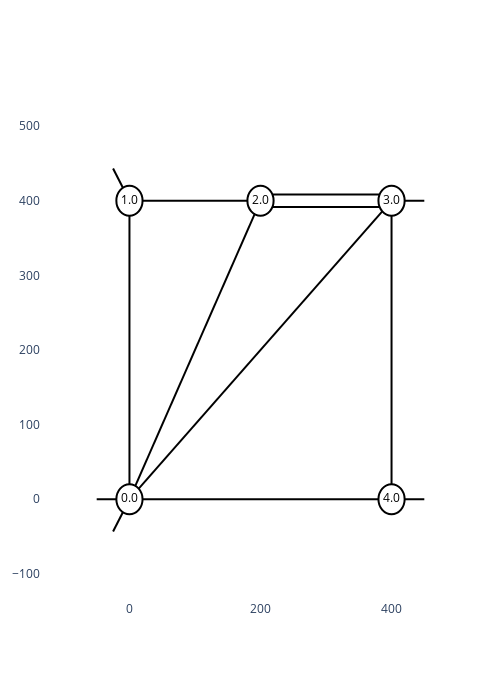

Notebook source saved alongside this figure:
### Markdown cell above
And now we can know the cause for this problem: all the powerlines that could provide power on the bottom right load are overloaded in this situation, so the protection worked and disconnect them to prevent hurting the surroundings.

### Code cell
display_mod = "plotly"  # "plotly" "matplotlib", "pygame"
plot_helper = Plotting(env.observation_space, display_mod=display_mod)
import plotly.graph_objects as go
fig = go.Figure()
fig = plot_helper.plot_info(fig=fig,line_info=[None for el in range(env.n_line)],
                          load_info=[None for el in range(env.n_load)],
                          gen_info=[None for el in range(env.n_gen)],#env.gen_pmax,
                          sub_info=[i for i in range(env.n_sub)],
                           display=False)
fig.update_layout(autosize=False, width=500, height=700)
fig.show()

### Figure 1 — Plotly figure (JSON) as saved in the notebook; plotly's stock layout.template omitted (floating-point values rounded to 4 significant figures)
{"data": [{"mode": "text", "showlegend": false, "text": ["0.0"], "textfont": {"color": "black"}, "type": "scatter", "x": [0], "y": [0]}, {"mode": "text", "showlegend": false, "text": ["1.0"], "textfont": {"color": "black"}, "type": "scatter", "x": [0], "y": [400]}, {"mode": "text", "showlegend": false, "text": ["2.0"], "textfont": {"color": "black"}, "type": "scatter", "x": [200], "y": [400]}, {"mode": "text", "showlegend": false, "text": ["3.0"], "textfont": {"color": "black"}, "type": "scatter", "x": [400], "y": [400]}, {"mode": "text", "showlegend": false, "text": ["4.0"], "textfont": {"color": "black"}, "type": "scatter", "x": [400], "y": [0]}, {"mode": "text", "showlegend": false, "text": [null], "textfont": {"color": "black"}, "type": "scatter", "x": [1.225e-15], "y": [200]}, {"mode": "text", "showlegend": false, "text": [null], "textfont": {"color": "black"}, "type": "scatter", "x": [100.0], "y": [200]}, {"mode": "text", "showlegend": false, "text": [null], "textfont": {"color": "black"}, "type": "scatter", "x": [200], "y": [200]}, {"mode": "text", "showlegend": false, "text": [null], "textfont": {"color": "black"}, "type": "scatter", "x": [200], "y": [-1.225e-15]}, {"mode": "text", "showlegend": false, "text": [null], "textfont": {"color": "black"}, "type": "scatter", "x": [100], "y": [400]}, {"mode": "text", "showlegend": false, "text": [null], "textfont": {"color": "black"}, "type": "scatter", "x": [300], "y": [408.5]}, {"mode": "text", "showlegend": false, "text": [null], "textfont": {"color": "black"}, "type": "scatter", "x": [300], "y": [391.5]}, {"mode": "text", "showlegend": false, "text": [null], "textfont": {"color": "black"}, "type": "scatter", "x": [400], "y": [200]}, {"mode": "text", "showlegend": false, "text": [null], "textfont": {"color": "black"}, "type": "scatter", "x": [-70], "y": [8.573e-15]}, {"mode": "text", "showlegend": false, "text": [null], "textfont": {"color": "black"}, "type": "scatter", "x": [470], "y": [400]}, {"mode": "text", "showlegend": false, "text": [null], "textfont": {"color": "black"}, "type": "scatter", "x": [470], "y": [0]}, {"mode": "text", "showlegend": false, "text": [null], "textfont": {"color": "black"}, "type": "scatter", "x": [-35.0], "y": [-60.62]}, {"mode": "text", "showlegend": false, "text": [null], "textfont": {"color": "black"}, "type": "scatter", "x": [-35.0], "y": [460.6]}], "layout": {"autosize": false, "height": 700, "margin": {"b": 100, "l": 20, "r": 20}, "plot_bgcolor": "white", "shapes": [{"layer": "below", "line": {"color": "black"}, "type": "circle", "x0": -20, "x1": 20, "xref": "x", "y0": -20, "y1": 20, "yref": "y"}, {"layer": "below", "line": {"color": "black"}, "type": "circle", "x0": -20, "x1": 20, "xref": "x", "y0": 380, "y1": 420, "yref": "y"}, {"layer": "below", "line": {"color": "black"}, "type": "circle", "x0": 180, "x1": 220, "xref": "x", "y0": 380, "y1": 420, "yref": "y"}, {"layer": "below", "line": {"color": "black"}, "type": "circle", "x0": 380, "x1": 420, "xref": "x", "y0": 380, "y1": 420, "yref": "y"}, {"layer": "below", "line": {"color": "black"}, "type": "circle", "x0": 380, "x1": 420, "xref": "x", "y0": -20, "y1": 20, "yref": "y"}, {"layer": "below", "line": {"color": "black"}, "type": "line", "x0": 1.225e-15, "x1": 1.225e-15, "xref": "x", "y0": 20, "y1": 380, "yref": "y"}, {"layer": "below", "line": {"color": "black"}, "type": "line", "x0": 8.944, "x1": 191.1, "xref": "x", "y0": 17.89, "y1": 382.1, "yref": "y"}, {"layer": "below", "line": {"color": "black"}, "type": "line", "x0": 14.14, "x1": 385.9, "xref": "x", "y0": 14.14, "y1": 385.9, "yref": "y"}, {"layer": "below", "line": {"color": "black"}, "type": "line", "x0": 20, "x1": 380, "xref": "x", "y0": 0, "y1": -2.449e-15, "yref": "y"}, {"layer": "below", "line": {"color": "black"}, "type": "line", "x0": 20, "x1": 180, "xref": "x", "y0": 400, "y1": 400, "yref": "y"}, {"layer": "below", "line": {"color": "black"}, "type": "line", "x0": 218.1, "x1": 381.9, "xref": "x", "y0": 408.5, "y1": 408.5, "yref": "y"}, {"layer": "below", "line": {"color": "black"}, "type": "line", "x0": 218.1, "x1": 381.9, "xref": "x", "y0": 391.5, "y1": 391.5, "yref": "y"}, {"layer": "below", "line": {"color": "black"}, "type": "line", "x0": 400, "x1": 400, "xref": "x", "y0": 380, "y1": 20, "yref": "y"}, {"layer": "below", "line": {"color": "black"}, "type": "line", "x0": -50, "x1": -20, "xref": "x", "y0": 6.123e-15, "y1": 2.449e-15, "yref": "y"}, {"layer": "below", "line": {"color": "black"}, "type": "line", "x0": 450, "x1": 420, "xref": "x", "y0": 400, "y1": 400, "yref": "y"}, {"layer": "below", "line": {"color": "black"}, "type": "line", "x0": 450, "x1": 420, "xref": "x", "y0": 0, "y1": 0, "yref": "y"}, {"layer": "below", "line": {"color": "black"}, "type": "line", "x0": -25.0, "x1": -10.0, "xref": "x", "y0": -43.3, "y1": -17.32, "yref": "y"}, {"layer": "below", "line": {"color": "black"}, "type": "line", "x0": -25.0, "x1": -10.0, "xref": "x", "y0": 443.3, "y1": 417.3, "yref": "y"}], "width": 500, "xaxis": {"range": [-135, 535], "showgrid": false, "showline": false, "zeroline": false}, "yaxis": {"range": [-135, 535], "showgrid": false, "showline": false, "zeroline": false}}}
